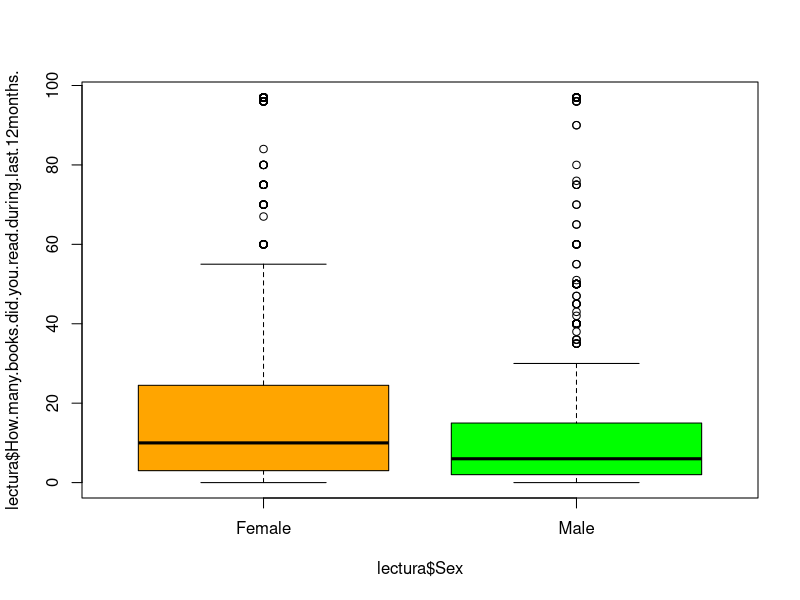

Here is the R script that generated this plot:
## ---- chunk 1
lectura <- read.csv("HabitoLeer.csv")
## ---- chunk 2
require(stats)
library (corrplot)
library(ggplot2)
library(dplyr)
library(tidyverse)
library(lubridate)
## ---- chunk 3
boxplot(lectura$How.many.books.did.you.read.during.last.12months. ~ lectura$Sex, col=c("orange","green"))
## ---- chunk 4
t.test(lectura$How.many.books.did.you.read.during.last.12months.~lectura$Sex, alternative = "two.sided")
## ---- chunk 5
5.147e-13 < 0.05
